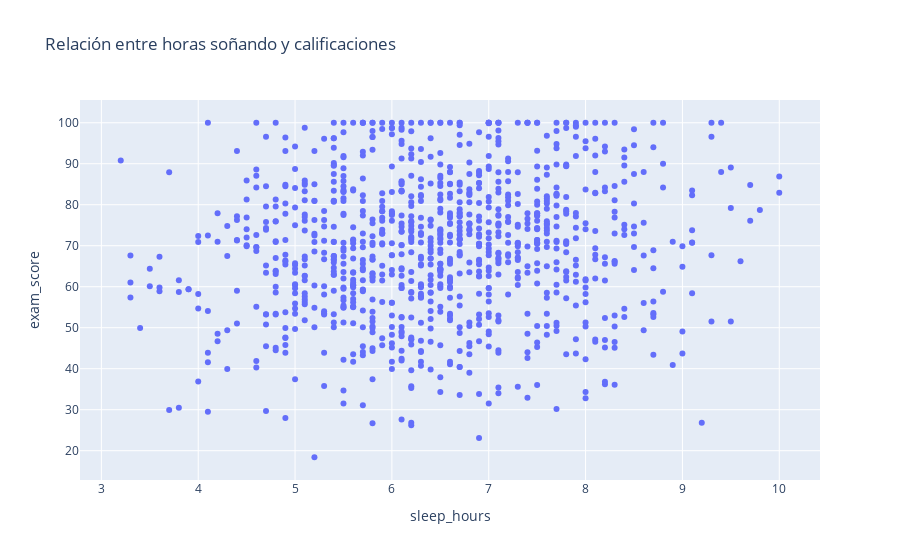

Notebook code for this chart:
### Markdown cell above
# Relación entre horas de sueño y calificaciones

### Code cell
calcular_correlacion(df, 'sleep_hours', 'exam_score')

# Gráfico de dispersión para visualizar la relación
px.scatter(df, x='sleep_hours', y='exam_score', title='Relación entre horas soñando y calificaciones')

### Figure 1 — Plotly figure (JSON) as saved in the notebook; plotly's stock layout.template omitted (floating-point values rounded to 4 significant figures; data arrays with more than 128 entries replaced by an {"elided": "..."} marker saying what was removed)
{"data": [{"hovertemplate": "sleep_hours=%{x}<br>exam_score=%{y}<extra></extra>", "legendgroup": "", "marker": {"color": "#636efa", "symbol": "circle"}, "mode": "markers", "name": "", "orientation": "v", "showlegend": false, "type": "scatter", "x": {"elided": "1000 float values"}, "xaxis": "x", "y": {"elided": "1000 float values"}, "yaxis": "y"}], "layout": {"legend": {"tracegroupgap": 0}, "title": {"text": "Relación entre horas soñando y calificaciones"}, "xaxis": {"anchor": "y", "domain": [0, 1], "title": {"text": "sleep_hours"}}, "yaxis": {"anchor": "x", "domain": [0, 1], "title": {"text": "exam_score"}}}}
